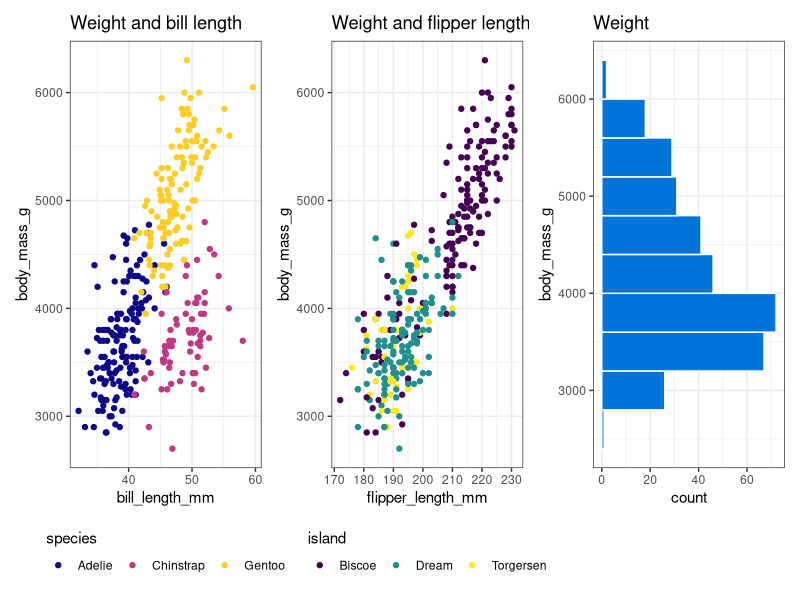
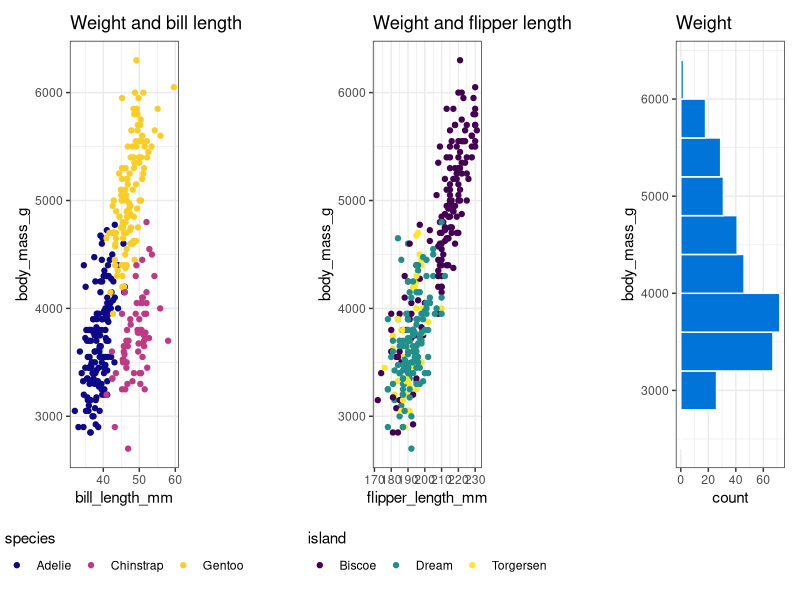
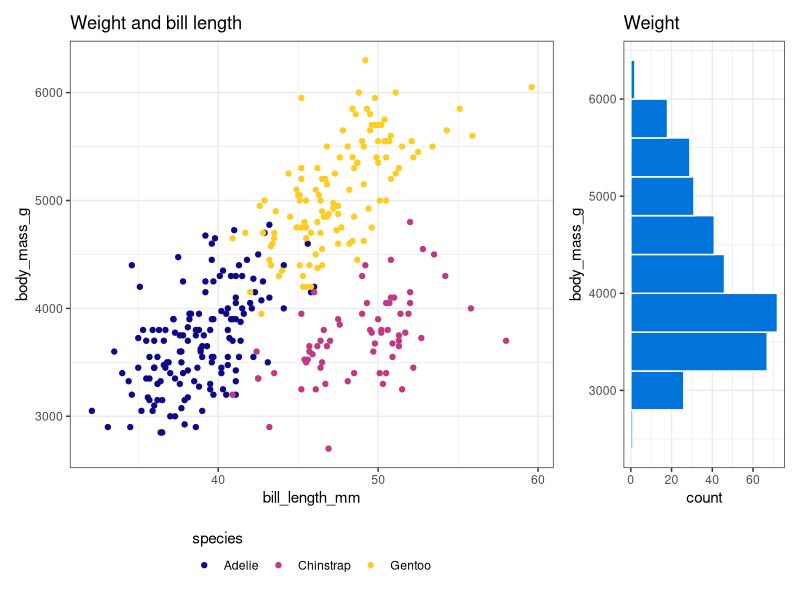
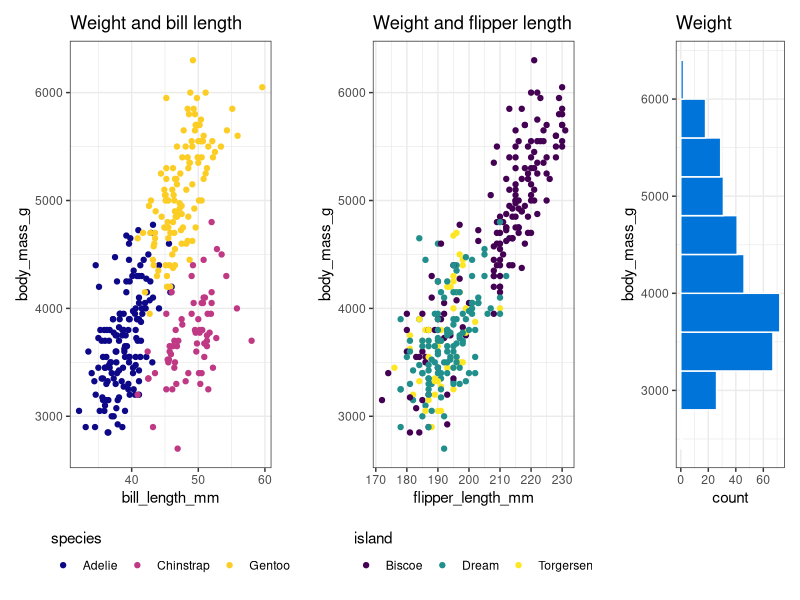
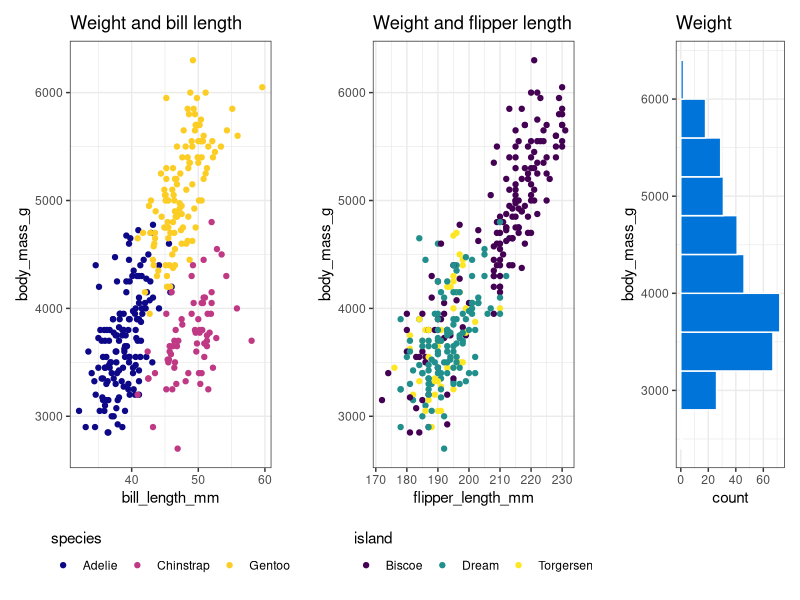
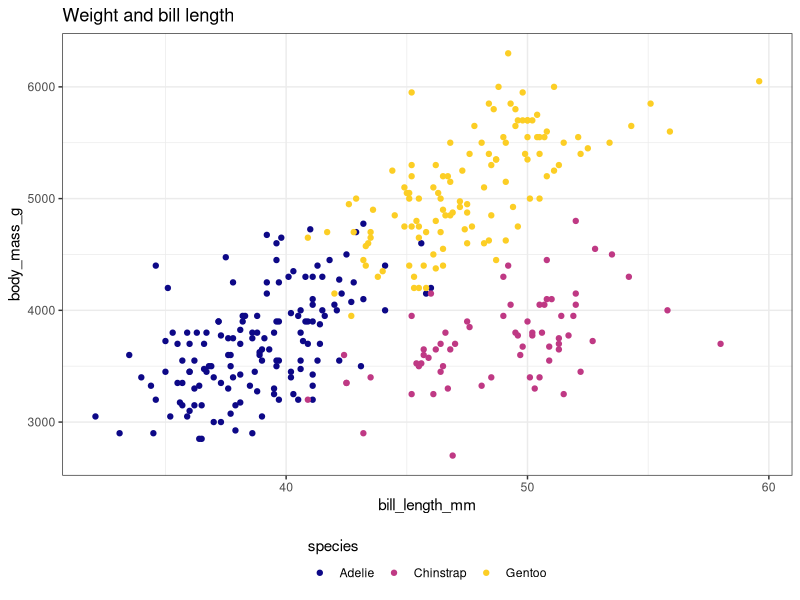
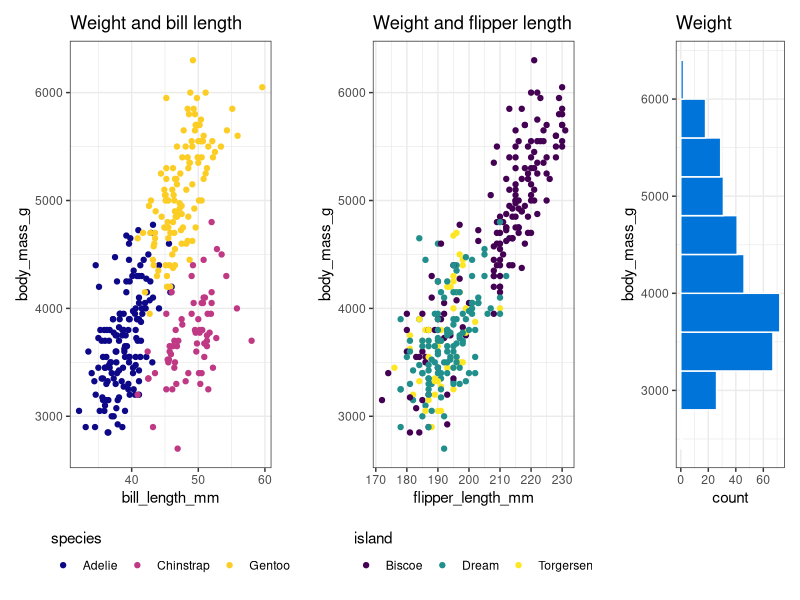
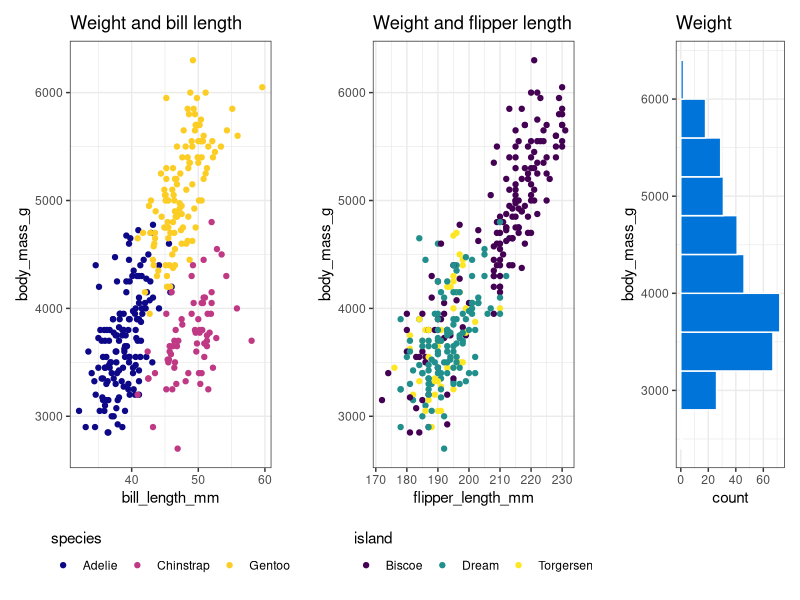

Recreate these plots in R, in order.
## ---- chunk 1
knitr::opts_chunk$set(
  fig.width = 6,
  fig.height = 6 * 0.618,
  fig.align = "center",
  out.width = "100%",
  collapse = TRUE
)

options(
  digits = 3, width = 120,
  dplyr.summarise.inform = FALSE
)
## ---- chunk 2
#| label: make-initial-plots
#| warning: false
#| message: false
#| fig-width: 9
#| fig-height: 4

library(tidyverse)
library(palmerpenguins)
library(patchwork)

penguins <- penguins |> drop_na(sex)

plot1 <- ggplot(
  penguins, 
  aes(x = bill_length_mm, y = body_mass_g, color = species)
) +
  geom_point() +
  scale_colour_viridis_d(option = "plasma", end = 0.9) +
  labs(title = "Weight and bill length") +
  theme_bw() +
  theme(legend.position = "bottom", legend.title.position = "top")

plot2 <- ggplot(
  penguins, 
  aes(x = flipper_length_mm, y = body_mass_g, color = island)
) +
  geom_point() +
  scale_color_viridis_d(option = "viridis") +
  labs(title = "Weight and flipper length") +
  theme_bw() +
  theme(legend.position = "bottom", legend.title.position = "top")

plot3 <- ggplot(
  penguins, 
  aes(y = body_mass_g)
) +
  geom_histogram(bins = 10, fill = "#0074D9", color = "white", boundary = 0) +
  labs(title = "Weight") +
  theme_bw()

plot1 | plot2 | plot3
## ---- chunk 3
#| label: empty-plot-spacer
#| fig-width: 3
#| fig-height: 3
#| out-width: 30%
#| out-extra: 'class="border"'

plot_spacer()
## ---- chunk 4
#| label: plot-spacer-equal
#| fig-width: 9
#| fig-height: 4

plot1 | plot_spacer() | plot2 | plot_spacer() | plot3
## ---- chunk 5
#| label: plot-spacer-75-25
#| fig-width: 6
#| fig-height: 3
#| out-width: 80%

(plot1 | plot3) +
  plot_layout(widths = c(0.75, 0.25))
## ---- chunk 6
#| label: plot-spacer-nice
#| fig-width: 9
#| fig-height: 4

penguins_spaced <- (plot1 | plot_spacer() | plot2 | plot_spacer() | plot3) +
  plot_layout(widths = c(0.37, 0.03, 0.37, 0.03, 0.20))
penguins_spaced
## ---- chunk 7
#| label: plot-spacer-nice-again
#| fig-width: 9
#| fig-height: 4

penguins_spaced
## ---- chunk 8
#| label: sidebar
#| fig-cap: I'm in the margin!
#| column: margin
#| echo: false
#| fig-width: 4
#| fig-height: 4
plot1
## ---- chunk 9
#| echo: fenced
#| column: body-outset
#| fig-width: 9
#| fig-height: 4
penguins_spaced
## ---- chunk 10
#| echo: fenced
#| column: page
#| fig-width: 9
#| fig-height: 4
penguins_spaced
## ---- chunk 11
#| echo: fenced
#| column: page-right
#| fig-width: 9
#| fig-height: 4
penguins_spaced
## ---- chunk 12
#| echo: fenced
#| column: screen
#| fig-width: 9
#| fig-height: 4
penguins_spaced
